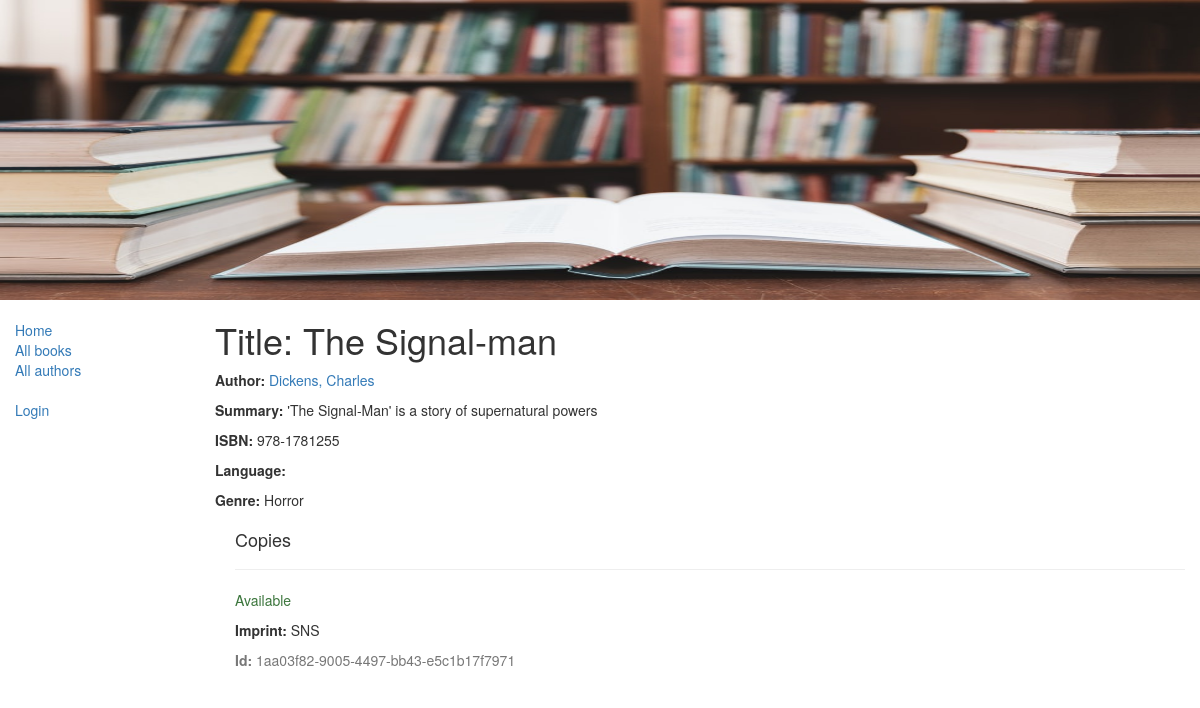
Page /catalog/book/5 on the committed database.
### catalog/models.py (models this page shows, shortened)
class Book(models.Model):
	title = models.CharField(max_length=200)
	author = models.ForeignKey('Author', on_delete=models.SET_NULL, null=True)
	summary = models.TextField(max_length=1000, help_text='Enter a brief description of the book')
	isbn = models.CharField('ISBN',max_length=13, help_text='13 Character <a href="https://www.isbn-international.org/content/what-isbn">ISBN number</a>')
	genre = models.ManyToManyField(Genre, help_text='Select a genre for this book')

class Author(models.Model):
	first_name = models.CharField(max_length=100)
	last_name = models.CharField(max_length=100)
	date_of_birth = models.DateField(null=True, blank=True)
	date_of_death = models.DateField('Died', null=True, blank=True)
	class Meta:
		ordering = ["last_name","first_name"]
	def __str__(self):
		return '{0}, {1}'.format(self.last_name,self.first_name)

class Genre(models.Model):
	name = models.CharField(max_length=200, help_text="Enter a book genre (e.g. Science Fiction, French Poetry etc.)")
	def __str__(self):
		return self.name

class BookInstance(models.Model):
	id = models.UUIDField(primary_key=True, default=uuid.uuid4, help_text="Unique ID for this particular book across whole library")
	book = models.ForeignKey('Book', on_delete=models.SET_NULL, null=True)
	imprint = models.CharField(max_length=200)
	due_back = models.DateField(null=True, blank=True)
	borrower = models.ForeignKey(User, on_delete=models.SET_NULL, null=True, blank=True)
	LOAN_STATUS = (
		('d', 'Maintenance'),
		('o', 'On loan'),
		('a', 'Available'),
		('r', 'Reserved'),
	)
	status = models.CharField(max_length=1, choices=LOAN_STATUS, blank=True, default='m', help_text='Book availability')
	class Meta:
		ordering = ["due_back"]
		permissions = (("can_mark_returned", "Set book as returned"),)

### catalog/views.py (the view)
# urls.py: path('book/<int:pk>', views.BookDetailView.as_view(), name='book-detail'),
class BookDetailView(generic.DetailView):
	model = Book

### catalog/templates/catalog/book_detail.html (shortened to what this page needs)
{% extends "base_generic.html" %}
{% block content %}
<h1>Title: {{ book.title }}</h1>
<p><strong>Author:</strong> <a href="{% url 'author-detail' book.author.pk %}">{{ book.author }}</a></p>
<p><strong>Summary:</strong> {{ book.summary }}</p>
<p><strong>ISBN:</strong> {{ book.isbn }}</p>
<p><strong>Language:</strong> {{ book.language }}</p>
<p><strong>Genre:</strong> {% for genre in book.genre.all %}{{genre}}{% if not forloop.last %}, {% endif %}{% endfor %}</p>
<div style="margin-left:20px;margin-top:20px">
<h4>Copies</h4>
{% for copy in book.bookinstance_set.all %}
<hr>
<p class="{% if copy.status == 'a' %}text-success{% elif copy.status == 'd' %}text-danger{% else %}text-warning{% endif %}">{{ copy.get_status_display }}</p>
<p><strong>Imprint:</strong> {{copy.imprint}}</p>
<p class="text-muted"><strong>Id:</strong> {{copy.id}}</p>
{% endfor %}
</div>
{% endblock %}

### rows in the picture
Book: title "The Signal-man", author "Dickens, Charles", summary "'The Signal-Man' is a story of supernatural powers", isbn "978-1781255"
Genre: name "Horror"
BookInstance: status "Available", imprint "SNS", id "1aa03f82-9005-4497-bb43-e5c1b17f7971"
